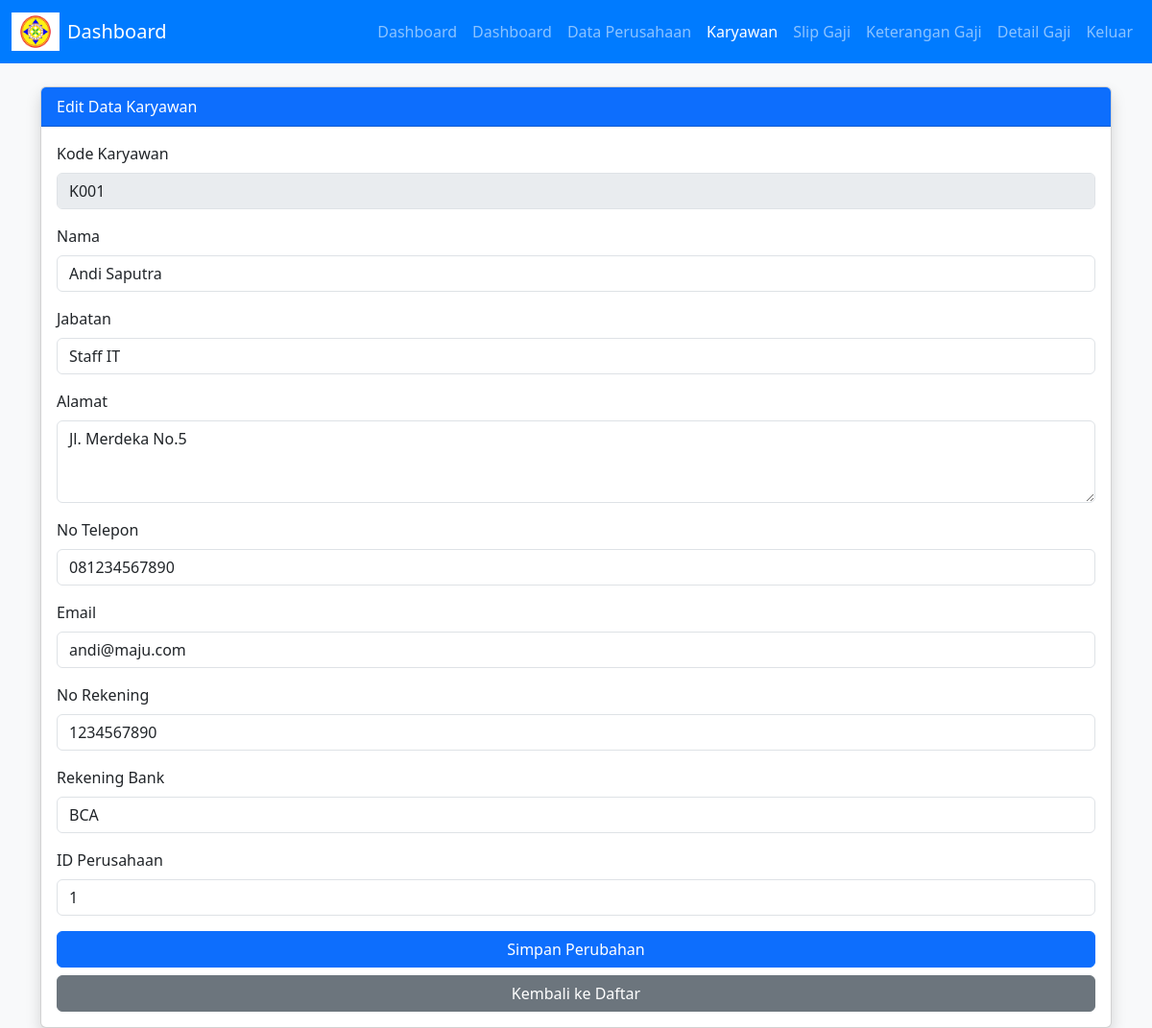
Page /karyawan/edit.php?kode_karyawan=K001 (signed in) on the committed database.
### tables this page shows
CREATE TABLE `karyawan` (
  `kode_karyawan` varchar(20) NOT NULL,
  `nama` varchar(100) DEFAULT NULL,
  `alamat` text DEFAULT NULL,
  `jabatan` varchar(50) DEFAULT NULL,
  `no_telpon` varchar(20) DEFAULT NULL,
  `email` varchar(100) DEFAULT NULL,
  `no_rekening` varchar(30) DEFAULT NULL,
  `rek_bank` varchar(50) DEFAULT NULL,
  `id` int(11) DEFAULT NULL
);

### karyawan/edit.php (the view, shortened to what this page needs)
<?php
include('../config/koneksi.php');
$kode_karyawan = $_GET['kode_karyawan'];
$query = mysqli_query($conn, "SELECT * FROM karyawan WHERE kode_karyawan = '$kode_karyawan'");
$data = mysqli_fetch_assoc($query);
?>
<!DOCTYPE html>
<html lang="id">
<head>
    <link href="https://cdn.jsdelivr.net/npm/bootstrap@5.3.0/dist/css/bootstrap.min.css" rel="stylesheet">
</head>
<body>
<nav class="navbar navbar-expand-lg navbar-dark">
    <div class="container-fluid">
    <a class="navbar-brand d-flex align-items-center" href="../dashboard.php">
    <img src="../assets/img/logo.png" alt="Logo" class="img-fluid me-2" style="height: 40px;">
    Dashboard
</a>
        <div class="collapse navbar-collapse justify-content-end">
            <ul class="navbar-nav">
            <li class="nav-item"><a class="nav-link" href="../dashboard.php">Dashboard</a></li>
                <li class="nav-item"><a class="nav-link" href="../dashboard.php">Dashboard</a></li>
                <li class="nav-item"><a class="nav-link" href="../perusahaan/index.php">Data Perusahaan</a></li>
                <li class="nav-item"><a class="nav-link active" href="#">Karyawan</a></li>
                <li class="nav-item"><a class="nav-link" href="../slip_gaji/index.php">Slip Gaji</a></li>
                <li class="nav-item"><a class="nav-link" href="../keterangan_gaji/index.php">Keterangan Gaji</a></li>
                <li class="nav-item"><a class="nav-link" href="#">Detail Gaji</a></li>
                <li class="nav-item"><a class="nav-link" href="../logout/index.php">Keluar</a></li>
            </ul>
        </div>
    </div>
</nav>
<div class="container mt-4">
    <div class="card shadow">
        <div class="card-header bg-primary text-white">Edit Data Karyawan</div>
        <div class="card-body">
            <form method="POST" action="">
                <div class="mb-3">
                    <label for="kode_karyawan" class="form-label">Kode Karyawan</label>
                    <input type="text" class="form-control" value="<?php echo $data['kode_karyawan']; ?>" disabled>
                </div>
                <div class="mb-3">
                    <label for="nama" class="form-label">Nama</label>
                    <input type="text" class="form-control" name="nama" required value="<?php echo $data['nama']; ?>">
                </div>
                <div class="mb-3">
                    <label for="jabatan" class="form-label">Jabatan</label>
                    <input type="text" class="form-control" name="jabatan" required value="<?php echo $data['jabatan']; ?>">
                </div>
                <div class="mb-3">
                    <label for="alamat" class="form-label">Alamat</label>
                    <textarea class="form-control" name="alamat" rows="3" required><?php echo $data['alamat']; ?></textarea>
                </div>
                <div class="mb-3">
                    <label for="no_telpon" class="form-label">No Telepon</label>
                    <input type="text" class="form-control" name="no_telpon" required value="<?php echo $data['no_telpon']; ?>">
                </div>
                <div class="mb-3">
                    <label for="email" class="form-label">Email</label>
                    <input type="email" class="form-control" name="email" required value="<?php echo $data['email']; ?>">
                </div>
                <div class="mb-3">
                    <label for="no_rekening" class="form-label">No Rekening</label>
                    <input type="text" class="form-control" name="no_rekening" required value="<?php echo $data['no_rekening']; ?>">
                </div>
                <div class="mb-3">
                    <label for="rek_bank" class="form-label">Rekening Bank</label>
                    <input type="text" class="form-control" name="rek_bank" required value="<?php echo $data['rek_bank']; ?>">
                </div>
                <div class="mb-3">
                    <label for="id_perusahaan" class="form-label">ID Perusahaan</label>
                    <input type="number" class="form-control" name="id_perusahaan" required value="<?php echo $data['id']; ?>">
                </div>
                <button type="submit" class="btn btn-primary w-100 mb-2">Simpan Perubahan</button>
                <a href="index.php" class="btn btn-secondary w-100">Kembali ke Daftar</a>
            </form>
        </div>
    </div>
</div>
</body>
</html>

### karyawan/edit.php (style rules this page uses)
body { background-color: #f8f9fa; }
.navbar { background-color: #007bff; }
.navbar-brand img { width: 50px; margin-right: 15px; }

### rows in the picture
karyawan: kode_karyawan "K001", nama "Andi Saputra", jabatan "Staff IT", alamat "Jl. Merdeka No.5", no_telpon "081234567890", email "andi@maju.com", no_rekening "1234567890", rek_bank "BCA", id_perusahaan "1"
